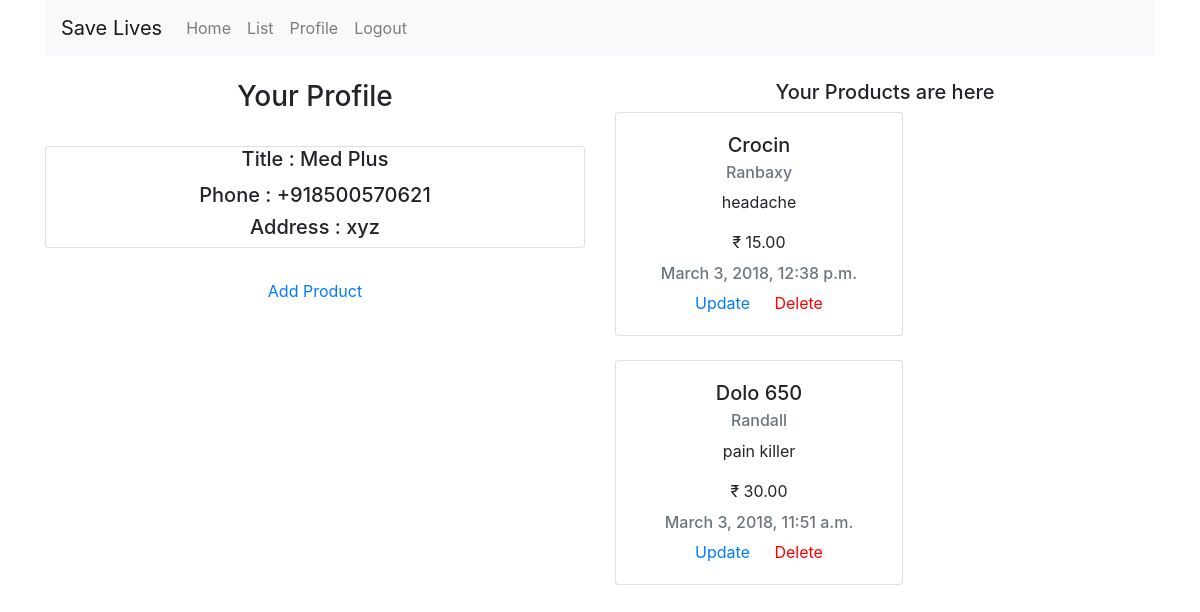
/profile/ (signed in), run on the app's committed database.
### accounts/models.py (models this page shows, shortened)
class UserProfile(models.Model):
    user = models.OneToOneField(User,on_delete=models.CASCADE)
    title = models.CharField(max_length=200)
    address = models.TextField(max_length=200)
    phone = PhoneNumberField()

class Medicine(models.Model):
    user = models.ForeignKey(User,on_delete = models.CASCADE)
    name = models.CharField(max_length=100)
    company = models.CharField(max_length=100,default='')
    price = models.DecimalField(max_digits=10,decimal_places=2)
    des = models.TextField(max_length=400)
    created_date = models.DateTimeField(default=timezone.now)
    updated_date = models.DateTimeField(default=timezone.now)

### accounts/views.py (the view)
# urls.py: url(r'profile/$',profile,name='profile'),
@login_required
def profile(request):
    meds = Medicine.objects.filter(user=request.user)
    return render(request,'accounts/profile.html',{'meds':meds})

### accounts/templates/accounts/profile.html (shortened to what this page needs)
{% extends 'base.html' %}
{% block content %}
<div class="container text-center">
    <br>
  <div class="row">
    <div class="col">
      <h3>Your Profile</h3>
      <br>
      <div class="card">
          <h5 class="card-title">Title : {{user.userprofile.title}}</h5>
          <h5>Phone : {{user.userprofile.phone}}</h5>
          <h5>Address : {{user.userprofile.address}}</h5>
      </div>
      <br>
      <a href="{% url 'add' %}" class="btn">Add Product</a>
    </div>
    <div class="col">
        <h5>Your Products are here</h5>
      <div class="hey">
        {% for m in meds %}
        <div class="card" style="width: 18rem;">
  <div class="card-body">
    <h5 class="card-title">{{m.name}}</h5>
    <h6 class="card-subtitle mb-2 text-muted">{{m.company}}</h6>
    <p class="card-text">{{m.des}}</p>
    <p class="card-text">&#x20B9; {{m.price}}</p>
    <h6 class="card-subtitle mb-2 text-muted">{{m.updated_date}}</h6>
    <a href="{% url 'update' pk=m.pk %}" class="card-link">Update</a>
    <a href="{% url 'delete' pk=m.pk %}" class="card-link" style="color:red">Delete</a>
  </div>
</div>
<br>
        {% endfor %}
      </div>
    </div>
  </div>
</div>
{% endblock %}

### accounts/templates/accounts/profile.html (style rules this page uses)
.hey { overflow: auto; height: 30rem; }

### data on the page
Medicine: name "Crocin", company "Ranbaxy", des "headache", price "15.00", updated_date "March 3, 2018, 12:38 p.m."
Medicine: name "Dolo 650", company "Randall", des "pain killer", price "30.00", updated_date "March 3, 2018, 11:51 a.m."

### other printed values
{{ user.userprofile.title }} "Med Plus"
{{ user.userprofile.phone }} "+918500570621"
{{ user.userprofile.address }} "xyz"
